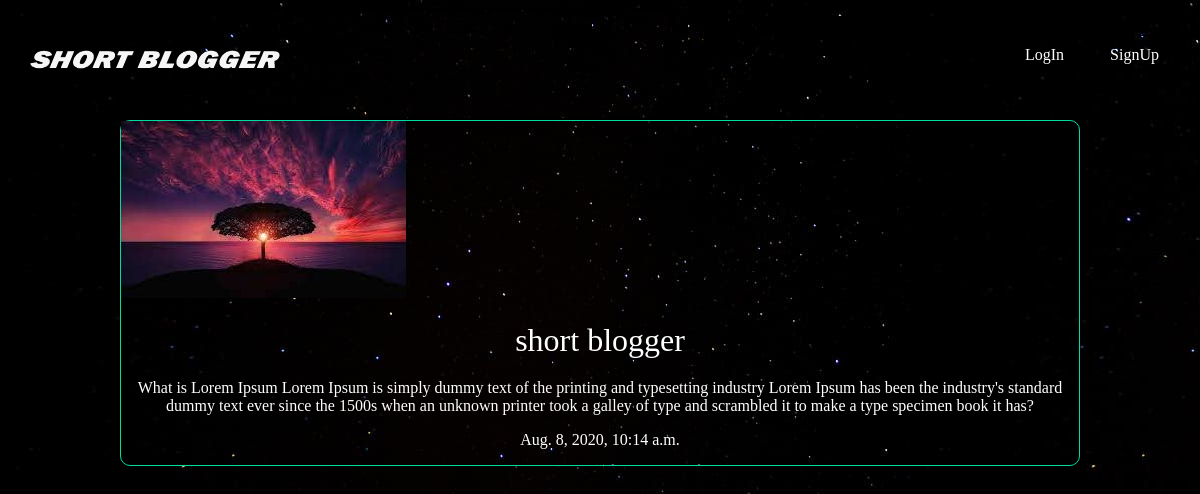
/articles/short-blogger/, run on the app's committed database.
### articles/models.py (models this page shows, shortened)
class Article(models.Model):
    title = models.CharField(max_length = 100)
    slug = models.SlugField()
    body = models.TextField()
    date = models.DateTimeField(auto_now_add= True)
    thumb = models.ImageField(default ='default.png',blank = True)
    author = models.ForeignKey(User,on_delete=models.CASCADE,default = None)

### articles/views.py (the view)
# urls.py: url(r'^(?P<slug>[\w-]+)/$',views.article_details,name="detail"),
def article_details(request,slug):
    article = Article.objects.get(slug = slug)
    return render(request,'articles/article_detail.html',{'article':article})

### articles/templates/articles/article_detail.html
{% extends 'base_layout.html'%}
{% block content %}
<div class="article-detail">
    <div class="article">
        <img src="{{article.thumb.url}}"/>
            <h2>{{article.title}}</h2>
            <p>{{article.body}}</p>
            <p>{{article.date}}</p>
    </div>
</div>
{%endblock%}

### assets/styles.css (style rules this page uses)
body { background-color: #0f121f; background-image:url(stars.jpg); color: #fff; }
body * { font-family: Ubuntu; }
h1,h2,h3,h4,h5 { font-weight: normal; margin: 0; }
.article { padding:10px; border:1px solid #00dba0; border-radius: 10px; position:relative; padding-bottom:40px; }
.article-detail .article { padding:0; }
.article-detail .article img { max-width:100%; }
.article-detail .article h2 { text-align:center; margin:20px auto; font-size:2em; }
.article-detail .article p { text-align:center }

### data on the page
Article: thumb (picture), title "short blogger", body "What is Lorem Ipsum Lorem Ipsum is simply dummy text of the printing and typesetting industry Lorem Ipsum has been the industry's standard dummy text ever since the 1500s when an unknown printer took a galley of type and scrambled it to make a type specimen book it has?", date "Aug. 8, 2020, 10:14 a.m."
